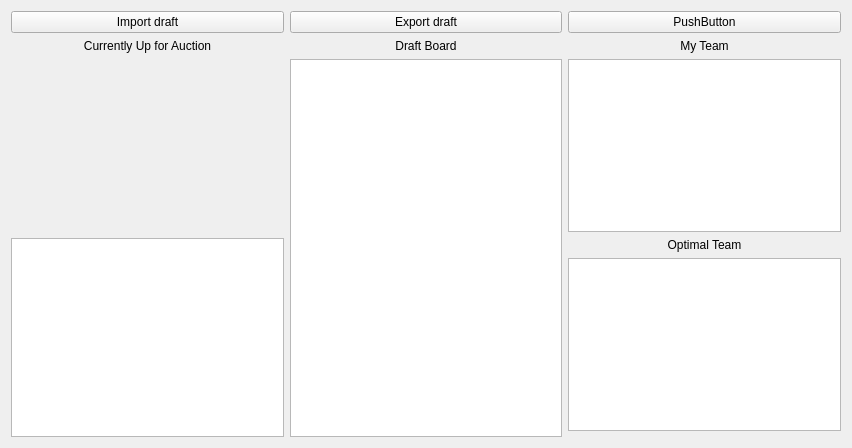
<?xml version="1.0" encoding="UTF-8"?>
<ui version="4.0">
 <class>Form</class>
 <widget class="QWidget" name="Form">
  <property name="geometry">
   <rect>
    <x>0</x>
    <y>0</y>
    <width>852</width>
    <height>448</height>
   </rect>
  </property>
  <property name="windowTitle">
   <string>Form</string>
  </property>
  <layout class="QGridLayout" name="gridLayout">
   <item row="1" column="0">
    <widget class="QLabel" name="selectedPlayerLabel">
     <property name="text">
      <string>Currently Up for Auction</string>
     </property>
     <property name="alignment">
      <set>Qt::AlignCenter</set>
     </property>
    </widget>
   </item>
   <item row="3" column="0" rowspan="3">
    <widget class="QTableWidget" name="selectedPlayerTable"/>
   </item>
   <item row="2" column="1" rowspan="4">
    <widget class="QTableWidget" name="draftBoard"/>
   </item>
   <item row="1" column="1">
    <widget class="QLabel" name="draftBoardLabel">
     <property name="text">
      <string>Draft Board</string>
     </property>
     <property name="scaledContents">
      <bool>true</bool>
     </property>
     <property name="alignment">
      <set>Qt::AlignCenter</set>
     </property>
    </widget>
   </item>
   <item row="3" column="2">
    <widget class="QLabel" name="optTeamLabel">
     <property name="text">
      <string>Optimal Team</string>
     </property>
     <property name="alignment">
      <set>Qt::AlignCenter</set>
     </property>
    </widget>
   </item>
   <item row="2" column="2">
    <widget class="QTableWidget" name="myTeamTable"/>
   </item>
   <item row="1" column="2">
    <widget class="QLabel" name="myTeamLabel">
     <property name="text">
      <string>My Team</string>
     </property>
     <property name="alignment">
      <set>Qt::AlignCenter</set>
     </property>
    </widget>
   </item>
   <item row="4" column="2">
    <widget class="QTableWidget" name="optTeamTable"/>
   </item>
   <item row="0" column="1">
    <widget class="QPushButton" name="exportButton">
     <property name="text">
      <string>Export draft</string>
     </property>
    </widget>
   </item>
   <item row="0" column="0">
    <widget class="QPushButton" name="importButton">
     <property name="text">
      <string>Import draft</string>
     </property>
    </widget>
   </item>
   <item row="0" column="2">
    <widget class="QPushButton" name="pushButton_2">
     <property name="text">
      <string>PushButton</string>
     </property>
    </widget>
   </item>
  </layout>
 </widget>
 <resources/>
 <connections/>
</ui>
